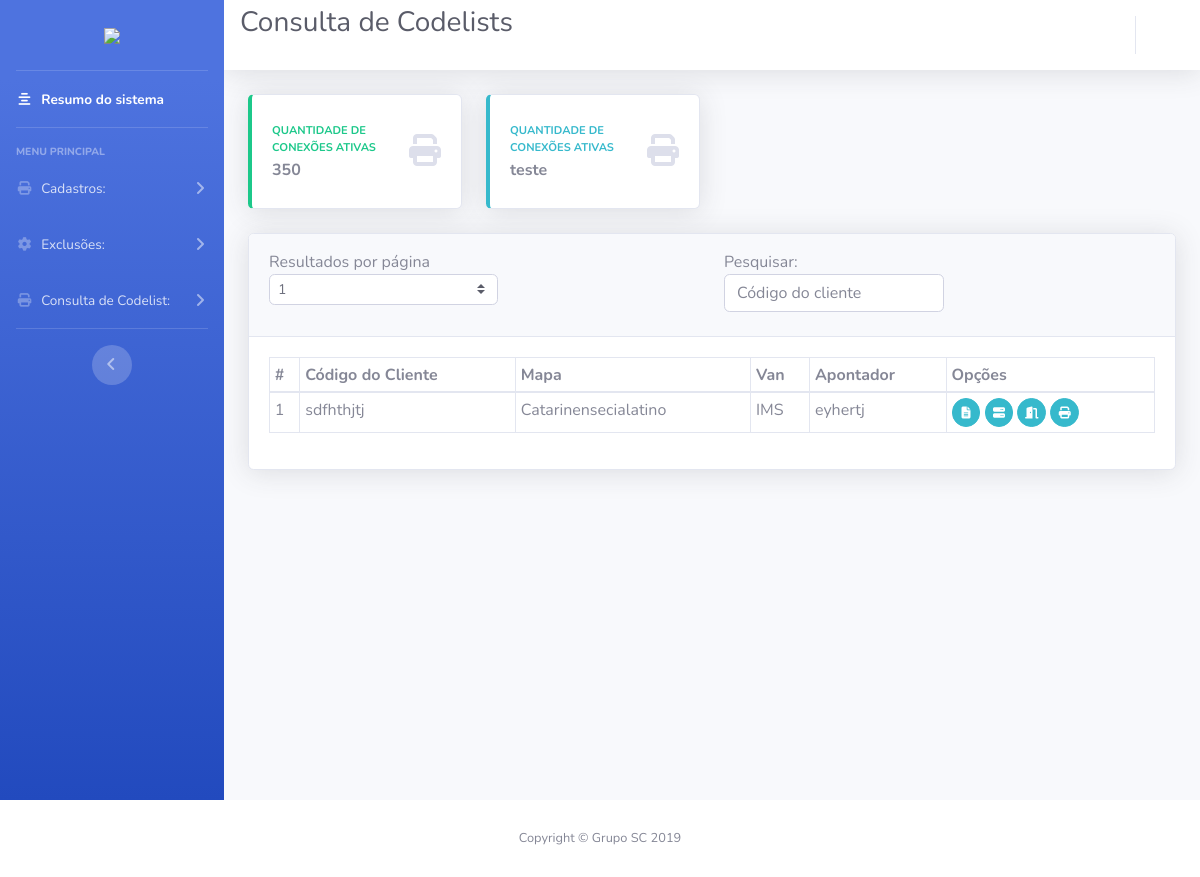
The page /santacruz_producao/cons_codelists on the database its author committed.
### santacruz_producao/models.py (models this page shows)
class Base(models.Model):
    criado = models.DateField('Data de Criacão', auto_now_add=True)
    modificado = models.DateField('Data de Modificação', auto_now=True)
    ativo = models.BooleanField('Ativo?', default=True)
    class Meta:
        abstract = True

class CodelistsSantaProd(Base):
    codigo_cliente = models.CharField('Usuário a ser cadastrado', max_length=100, unique=True)
    mapa = models.CharField('Mapa', max_length=100, choices=MAPA_CHOICES)
    van = models.CharField('Van', max_length=100, choices=VAN_CHOICES)
    apontador = models.CharField('Apontador', max_length=100)
    quebra = models.CharField('Quebra', max_length=20, choices=QUEBRA_CHOICES)
    mapa_retorno_atendidos = models.CharField(max_length=100, choices=MAPA_RETORNO_ATENDIDOS)
    mapa_retorno_nao_atendidos = models.CharField(max_length=100, choices=MAPA_RETORNO_NAO_ATENDIDOS)
    extensao_retorno_itens_atendidos = models.CharField(max_length=10, choices=EXTENCAO)
    extensao_retorno_itens_nao_atendidos = models.CharField(max_length=10, choices=EXTENCAO)
    mascara_retorno_atendidos = models.CharField(max_length=100)
    mascara_retorno_nao_atendidos = models.CharField(max_length=100)
    sobrepoe_arquivo = models.CharField('Sobrepõe arquivo?', max_length=10, choices=CHOICES)
    mapa_retorno_nf = models.CharField(max_length=100, choices=MAPA_RETORNO_NF)
    mascara_nf = models.CharField('Máscara Nota Fiscal', max_length=100)
    extensao_nf = models.CharField('Extensão Nota Fiscal', max_length=10, choices=EXTENCAO_NF)
    sobrepoe_nf = models.BooleanField('Sobrepões NF?', choices=CHOICES_BIN)
    usuario_arquivo_preco = models.CharField('Usuário Arquivo Preço', max_length=100)
    mascara_remessa_arq_preco = models.CharField('Máscara Remessa ARQ Preço', max_length=100)
    move_arq_preco = models.BooleanField('Move ARQ preço?', choices=CHOICES_BIN)
    diretorio_arq_preco = models.CharField('Diretório ARQ Preço', max_length=100)

### santacruz_producao/views.py (the view)
# urls.py: path('cons_codelists', views.cons_codelists, name='cons_codelists'),
def cons_codelists(request):
    objects = CodelistsSantaProd.objects.all()
    context = {
        'codelists': objects
    }
    return render(request, 'santacruz_producao/cons_codelists.html', context)

### templates/santacruz_producao/cons_codelists.html (shortened to what this page needs)
{% load bootstrap4 %}
{% load static %}
<!DOCTYPE html>
<html lang="pt-BR" xmlns="http://www.w3.org/1999/html">
<head>
  {% bootstrap_css %}
  <link rel="stylesheet" href="{% static 'css/sb-admin-2.min.css' %}">
</head>
<body id="page-top">
  <div id="wrapper">
    {% include 'santacruz_producao/functions_scp/menu.html' %}
    <div id="content-wrapper" class="d-flex flex-column">
      <div id="content">
        <nav class="navbar navbar-expand navbar-light bg-white topbar mb-4 static-top shadow">
          <div class="d-sm-flex align-items-center justify-content-between mb-4">
            <h1 class="h3 mb-0 text-gray-800">Consulta de Codelists</h1>
          </div>
          {% include 'santacruz_producao/functions_scp/topbar.html' %}
          <div class="container-fluid">
            <div class="row">
              <div class="col-xl-3 col-md-6 mb-4">
                <div class="card border-left-success shadow h-100 py-2">
                  <div class="card-body">
                    <div class="row no-gutters align-items-center">
                      <div class="col mr-2">
                        <div class="text-xs font-weight-bold text-success text-uppercase mb-1">Quantidade de conexões ativas</div>
                        <div class="h6 mb-0 font-weight-bold text-gray-550">350</div>
                      </div>
                      <div class="col-auto">
                        <i class="fas fa-print text-gray-300 fa-2x"></i>
                      </div>
                    </div>
                  </div>
                </div>
              </div>
              <div class="col-xl-3 col-md-6 mb-4">
                <div class="card border-left-info shadow h-100 py-2">
                  <div class="card-body">
                    <div class="row no-gutters align-items-center">
                      <div class="col mr-2">
                        <div class="text-xs font-weight-bold text-info text-uppercase mb-1">Quantidade de conexões ativas</div>
                        <div class="h6 mb-0 font-weight-bold text-gray-550">teste</div>
                      </div>
                      <div class="col-auto">
                        <i class="fas fa-print text-gray-300 fa-2x"></i>
                      </div>
                    </div>
                  </div>
                </div>
              </div>
            </div>
            <div class="card shadow mb-4">
              <div class="card-header py-3">
                <div class="row">
                  <div class="col-sm-12 col-md-6">
                    <div class="dataTables_length" id="example_length">
                      <label>
                        Resultados por página
                        <select name="example_length" aria-controls="example" class="custom-select custom-select-sm form-control form-control-sm">
                          <option value="10">1</option>
                        </select>
                      </label>
                    </div>
                  </div>
                  <div class="col-sm-12 col-md-6">
                    <div id="example_filter" class="dataTables_filter">
                      <label>
                        Pesquisar:
                        <form method="GET" action=".">
                          <input type="text" id="search" name="search" class="form-control" placeholder="Código do cliente">
                        </form>
                      </label>
                    </div>
                  </div>
                </div>
              </div>
              <div class="card-body">
                <div class="table-responsive">
                  <table class="table table-bordered table-sm" id="dataTable" width="100%" cellspacing="0">
                    <thead>
                      <tr>
                        <th scope='col'>#</th>
                        <th scope='col'>Código do Cliente</th>
                        <th scope='col'>Mapa</th>
                        <th scope='col'>Van</th>
                        <th scope='col'>Apontador</th>
                        <th scope='col'>Opções</th>
                      </tr>
                    </thead>
                      <tbody>
                        {% for code in codelists %}
                          <tr>
                            <td scope="row">{{ code.id }}</td>
                            <td scope="row">{{ code.codigo_cliente }}</td>
                            <td scope="row">{{ code.mapa }}</td>
                            <td scope="row">{{ code.van }}</td>
                            <td scope="row">{{ code.apontador }}</td>
                            <td scope="row">
          						<a href="#modal{{ code.id }}" class="btn btn-info btn-circle btn-sm" data-placement="top" title="Visualizar Codelist" data-toggle="modal"><i class="fas fa-file-alt" aria-hidden="true"></i></a>
          						<a href="#" class="btn btn-info btn-circle btn-sm" data-placement="top" title="Atualização de IP" data-toggle="modal"><i class="fas fa-server" aria-hidden="true"  data-toggle="modal" data-target="#view-modal" data-id="<?php echo $row['id']; ?>" id="getUser"></i></a>
          						<a href="#" class="btn btn-info btn-circle btn-sm" data-placement="top" title="Atualização de Porta!!!" data-toggle="modal"><i class="fas fa-door-open" aria-hidden="true" data-toggle="modal"  data-target="#view-modal1" data-id="<?php echo $row['id']; ?>" id="getUser1"></i></a>
                                <a href="#" class="btn btn-info btn-circle btn-sm" data-placement="top" title="Operações Spool" data-toggle="modal"><i class="fa fa-print" aria-hidden="true" data-toggle="modal"  data-target="#view-modal3" data-id="<?php echo $row['id']; ?>" id="getUser3"></i></a>
                          </tr>
                        {% endfor %}
                      </tbody>
                  </table>
                </div>
              </div>
            </div>
            </div>
          </div>
        </div>
      </div>
    <footer class="sticky-footer bg-white">
      <div class="container my-auto">
        <div class="copyright text-center my-auto">
          <span>Copyright &copy; Grupo SC 2019</span>
        </div>
      </div>
    </footer>
</body>
</html>

### rows shown on the page
CodelistsSantaProd: id "1", codigo_cliente "sdfhthjtj", mapa "Catarinensecialatino", van "IMS", apontador "eyhertj"
